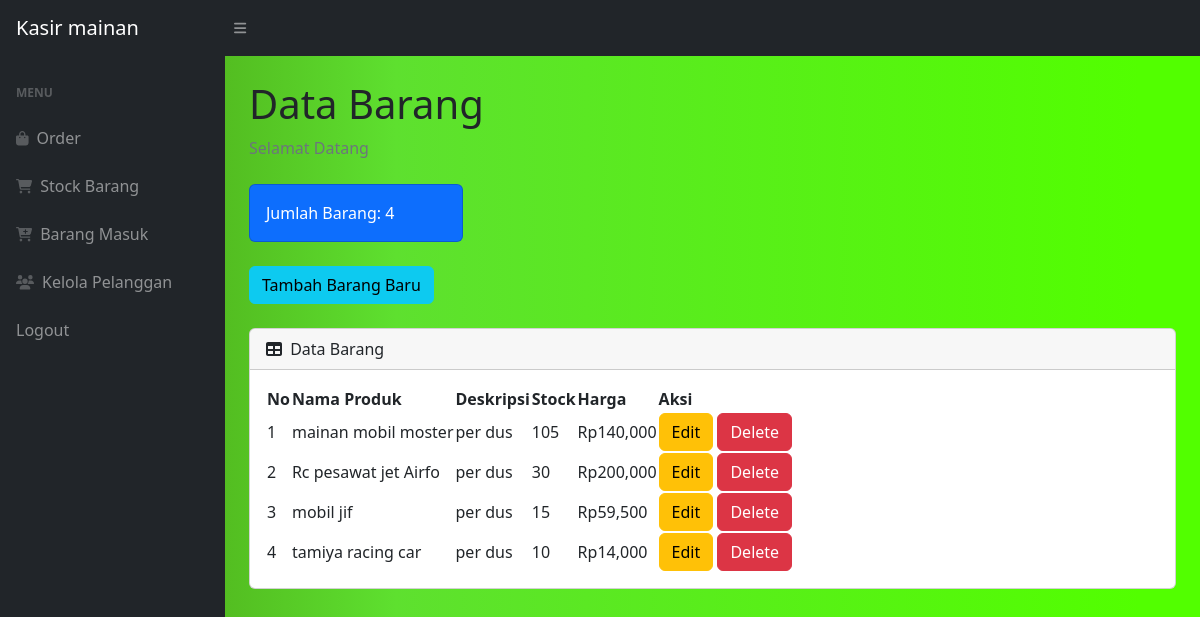
The app's page /stock.php (signed in) with its own data.
### tables this page shows
CREATE TABLE `produk` (
  `idproduk` int(11) NOT NULL,
  `namaproduk` varchar(20) NOT NULL,
  `deskripsi` varchar(30) NOT NULL,
  `harga` int(11) NOT NULL,
  `stock` int(11) NOT NULL
);

### stock.php (the view, shortened to what this page needs)
<?php
require 'ceklogin.php';
$h1 = mysqli_query($c,"SELECT * FROM produk");
$h2 = mysqli_num_rows($h1);
?>
<!DOCTYPE html>
<html lang="en">
    <head>
        <link href="https://cdn.jsdelivr.net/npm/simple-datatables@7.1.2/dist/style.min.css" rel="stylesheet" />
        <link href="css/styles.css" rel="stylesheet" />
    </head>
    <body class=""style=" background: rgb(69,144,15);
background: linear-gradient(90deg, rgba(69,144,15,1) 0%, rgba(94,224,47,1) 33%, rgba(82,255,0,1) 95%);">
    <body class="sb-nav-fixed">
        <nav class="sb-topnav navbar navbar-expand navbar-dark bg-dark">
            <a class="navbar-brand ps-3" href="index.php">Kasir mainan</a>
            <button class="btn btn-link btn-sm order-1 order-lg-0 me-4 me-lg-0" id="sidebarToggle" href="#!"><i class="fas fa-bars"></i></button>
        </nav>
        <div id="layoutSidenav">
            <div id="layoutSidenav_nav">
                <nav class="sb-sidenav accordion sb-sidenav-dark" id="sidenavAccordion">
                    <div class="sb-sidenav-menu">
                        <div class="nav">
                            <div class="sb-sidenav-menu-heading">Menu</div>
                            <a class="nav-link" href="index.php">
                                <div class="sb-nav-link-icon"><i class="fas fa-shopping-bag"></i></div>
                                Order
                            </a>
                            <a class="nav-link" href="stock.php">
                                <div class="sb-nav-link-icon"><i class="fas fa-shopping-cart"></i></div>
                                Stock Barang
                            </a>
                            <a class="nav-link" href="masuk.php">
                                <div class="sb-nav-link-icon"><i class="fas fa-cart-plus"></i></div>
                                Barang Masuk
                            </a>
                            <a class="nav-link" href="pelanggan.php">
                                <div class="sb-nav-link-icon"><i class="fas fa-users"></i></div>
                                Kelola Pelanggan
                            </a>
                            <a class="nav-link" href="logout.php">
                                Logout
                            </a>
                        </div>
                    </div>
                </nav>
            </div>
            <div id="layoutSidenav_content">
                <main>
                    <div class="container-fluid px-4">
                        <h1 class="mt-4">Data Barang</h1>
                        <ol class="breadcrumb mb-4">
                            <li class="breadcrumb-item active">Selamat Datang</li>
                        </ol>
                        <div class="row">
                            <div class="col-xl-3 col-md-6">
                                <div class="card bg-primary text-white mb-4">
                                    <div class="card-body">Jumlah Barang: <?=$h2;?></div>
                                </div>
                            </div>
                        </div>
                        <button type="button" class="btn btn-info mb-4" data-bs-toggle="modal" data-bs-target="#myModal">
                            Tambah Barang Baru
                        </button>
                        <div class="card mb-4">
                            <div class="card-header">
                                <i class="fas fa-table me-1"></i>
                                Data Barang
                            </div>
                            <div class="card-body">
                                <table id="datatablesSimple">
                                    <thead>
                                        <tr>
                                            <th>No</th>
                                            <th>Nama Produk</th>
                                            <th>Deskripsi</th>
                                            <th>Stock</th>
                                            <th>Harga</th>
                                            <th>Aksi</th>
                                        </tr>
                                    </thead>
                                    <tbody>
                                    <?php
                                    $get = mysqli_query($c,"SELECT * FROM produk");
                                    $i = 1;
                                    while($p=mysqli_fetch_array($get)){
                                    $namaproduk = $p['namaproduk'];
                                    $deskripsi = $p['deskripsi'];
                                    $harga = $p['harga'];
                                    $stock = $p['stock'];
                                    $idproduk = $p['idproduk'];
                                    ?>
                                        <tr>
                                            <td><?=$i++;?></td>
                                            <td><?=$namaproduk;?></td>
                                            <td><?=$deskripsi;?></td>
                                            <td><?=$stock;?></td>
                                            <td>Rp<?=number_format($harga);?></td>
                                            <td>
                                                <button type="button" class="btn btn-warning" data-bs-toggle="modal" data-bs-target="#edit<?=$idproduk;?>">
                                                    Edit
                                                </button>
                                                <button type="button" class="btn btn-danger" data-bs-toggle="modal" data-bs-target="#delete<?=$idproduk;?>">
                                                    Delete
                                                </button>
                                            </td>
                                        </tr>
                                        <?php
                                        };
                                        ?>
                                    </tbody>
                                </table>
                            </div>
                        </div>
                    </div>
                </main>
            </div>
        </div>
    </body>
</html>

### records on screen
produk: namaproduk "mainan mobil moster", deskripsi "per dus", stock "105", harga "140,000"
produk: namaproduk "Rc pesawat jet Airfo", deskripsi "per dus", stock "30", harga "200,000"
produk: namaproduk "mobil jif", deskripsi "per dus", stock "15", harga "59,500"
produk: namaproduk "tamiya racing car", deskripsi "per dus", stock "10", harga "14,000"

### other values on screen
$h2 "4"
